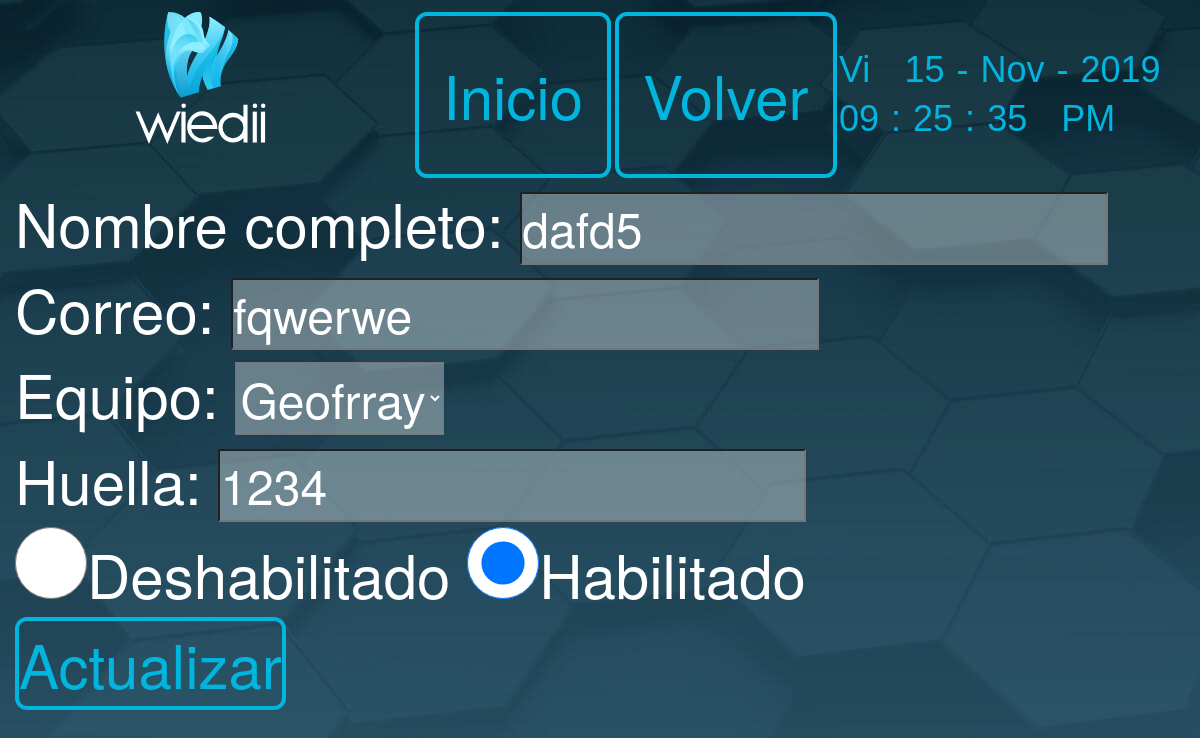
/include/edit.php?id=116, run on the app's committed database.
### tables this page shows
CREATE TABLE `usuarios` (
  `id` int(11) NOT NULL,
  `nombre_usu` varchar(255) DEFAULT NULL,
  `huella` varchar(255) NOT NULL,
  `contraseña` varchar(255) NOT NULL,
  `Id_equipo` int(11) NOT NULL,
  `correo` varchar(255) NOT NULL,
  `fecha` timestamp NOT NULL DEFAULT CURRENT_TIMESTAMP,
  `estado` char(2) NOT NULL,
  `admin` char(2) NOT NULL
);

CREATE TABLE `equipos` (
  `Id_equipo` int(11) NOT NULL,
  `nombre_equipo` varchar(255) NOT NULL,
  `hora_entrada` time NOT NULL,
  `hora_salida` time NOT NULL
);

### include/edit.php (the view, shortened to what this page needs)
<?php
include "../db.php";
$nombre = '';
$huella = '';
$correo = '';
$equipo = '';
if (isset($_GET['id'])) {
  $id = $_GET['id'];
  $query = "SELECT * FROM usuarios u, equipos e WHERE u.id=$id and u.Id_equipo=e.Id_equipo";
  $result = mysqli_query($conn, $query);
  if (mysqli_num_rows($result) == 1) {
    $row = mysqli_fetch_array($result);
    $nombre = $row['nombre_usu'];
    $huella = $row['huella'];
    $equipo = $row['nombre_equipo'];
    $correo = $row['correo'];
    $id_team = $row['Id_equipo'];
  }
}
?>
<?php include('header.php'); ?>
<div class="container p-4">
  <div class="row">
    <div class="">
      <div class="card card-body">
        <form action="edit.php?id=<?php echo $_GET['id']; ?>" method="POST">
          <div class="form-group" style="margin-top: 15vw;">
            Nombre completo:
            <input name="nombre" type="text" value="<?php echo $nombre; ?>" placeholder="Actualizar nombre">
            <br>
            Correo:
            <input name="correo" type="text" value="<?php echo $correo; ?>" placeholder="Actualizar correo">
            <br>
            Equipo:
            <select name="equipo" id="teams">
              <option selected='selected' value="<?php echo $id_team; ?>"><?php echo $equipo; ?></option>
            </select>
            <br>
            Huella:
            <input name="huella" value="<?php echo $huella; ?>">
            <br>
            <input type="radio" name="desha" class="chkbox" value="No">Deshabilitado
            <input type="radio" name="desha" class="chkbox" value="Si" checked>Habilitado
            <br>
            <button class="bguarda btn" name="update">Actualizar</button>
          </div>
        </form>
      </div>
    </div>
  </div>
</div>
<?php include('footer.php'); ?>

### css/style.css (style rules this page uses)
body { font-family: "Helvetica Neue", Helvetica, Arial, sans-serif; font-size: 5vw; line-height: 1.42857143; color: white; }
.bguarda { margin-top: 0vw; background-color: transparent; border: 4px solid rgb(2, 181, 222); color: rgb(2, 181, 222); padding: 0vw 0vw; text-align: center; text-decoration: none; display: inline-block; font-size: 5vw; border-radius: 12px; }
* { margin: 0; padding: 0; box-sizing: border-box; }
input { background-color: rgba(238, 244, 245, 0.363); color: white; }
::placeholder { color: white; opacity: 1; }
button, input, optgroup, select, textarea { color: white; background-color: rgba(238, 244, 245, 0.363); font-size: 4vw; font-size-adjust: none; }
.chkbox { width: 6vw; height: 6vw; }

### data on the page
usuarios: nombre "dafd5", correo "fqwerwe", equipo "Geofrray", huella "1234"
